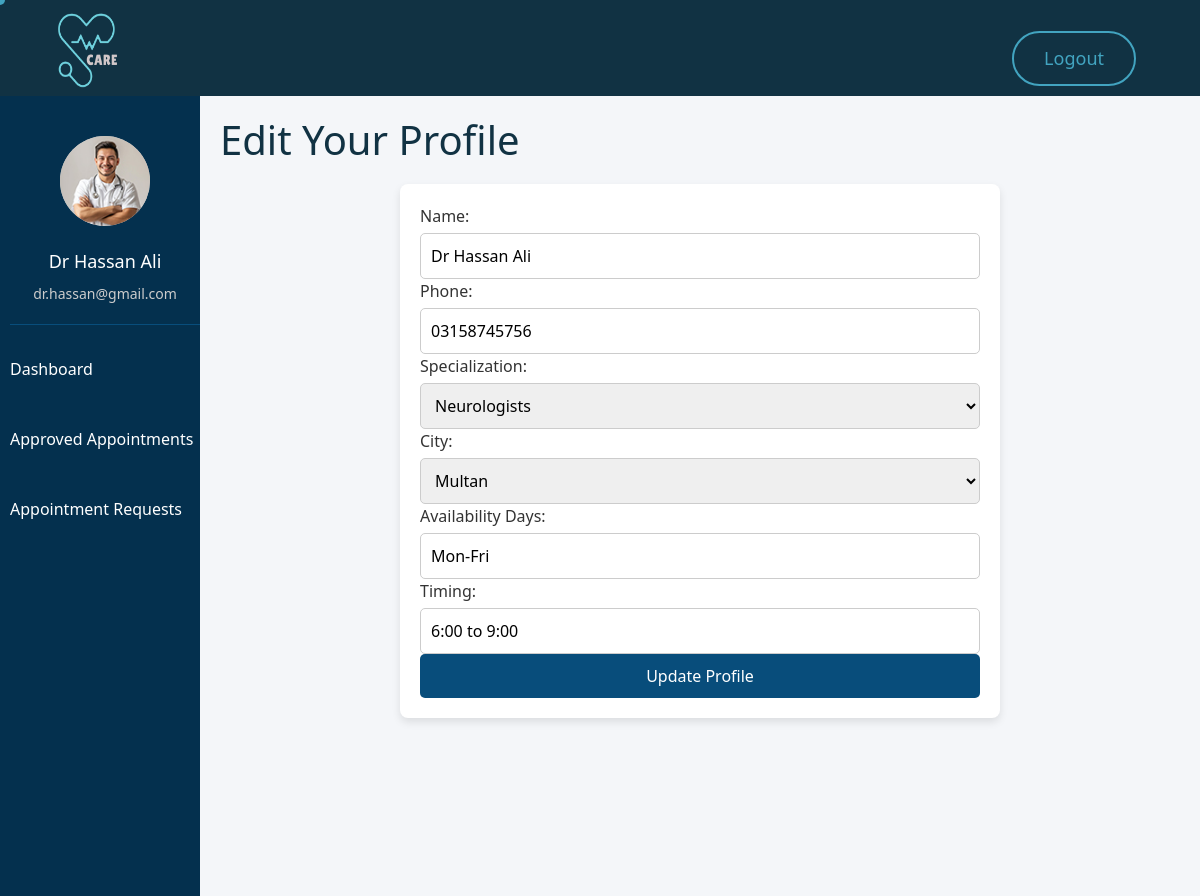
The app's page /doctor/edit_profile.php (signed in), older data.
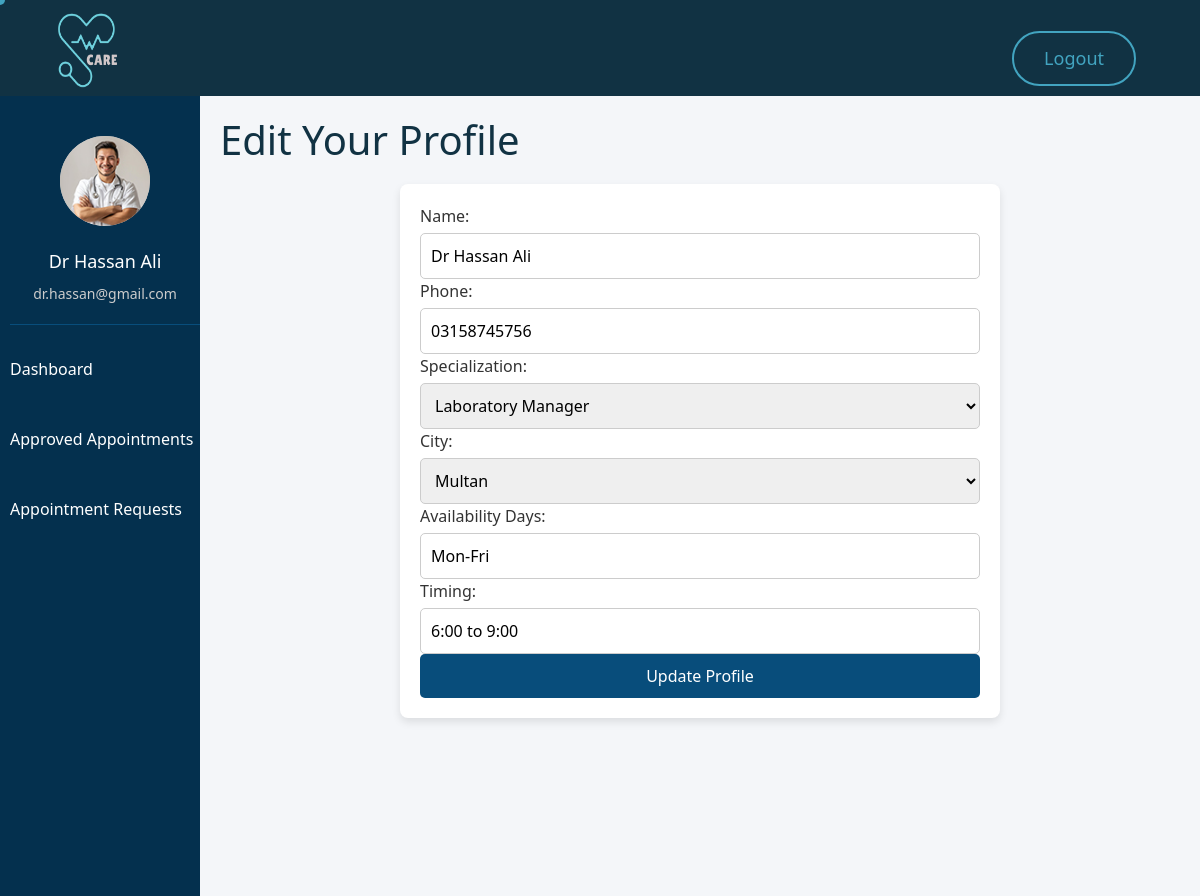
The same page, newer data.
### tables this page shows
CREATE TABLE `doctor_add` (
  `id` int(11) NOT NULL,
  `doctor_name` varchar(100) NOT NULL,
  `doctor_email` varchar(100) NOT NULL,
  `doctor_phone` varchar(15) NOT NULL,
  `doctor_days` varchar(100) DEFAULT NULL,
  `timing` varchar(100) DEFAULT NULL,
  `password` varchar(255) DEFAULT NULL,
  `file_name` varchar(255) DEFAULT NULL,
  `status` enum('pending','approved','rejected') NOT NULL DEFAULT 'pending',
  `created_at` timestamp NULL DEFAULT current_timestamp(),
  `city` int(11) DEFAULT NULL,
  `specialization_id` int(11) DEFAULT NULL
);

CREATE TABLE `specialization` (
  `sp_id` int(11) NOT NULL,
  `sp_name` varchar(100) NOT NULL
);

CREATE TABLE `city` (
  `city_id` int(11) NOT NULL,
  `city_name` varchar(50) NOT NULL
);

### doctor/edit_profile.php (the view, shortened to what this page needs)
<?php
require_once 'connection.php';
$doctor_email = $_SESSION['doctor'] ?? null;
$sql = "SELECT * FROM doctor_add WHERE doctor_email = ?";
$stmt = $con->prepare($sql);
$stmt->bind_param("s", $doctor_email);
$stmt->execute();
$result = $stmt->get_result();
$doctor = $result->fetch_assoc();
$specialization_result = $con->query("SELECT * FROM specialization");
$city_result = $con->query("SELECT * FROM city");
?>
<!DOCTYPE html>
<html lang="en">
<head>
    <link rel="stylesheet" href="css/layout.css">
    <?php include('mainlinks.php'); ?>
</head>
<body class="tt-magic-cursor">
<div id="magic-cursor">
</div>
    <?php include('linkheader.php'); ?>
    <div class="dashboard_container">
        <div class="dashboard_main">
            <?php include('side.php'); ?>
            <div class="dashboard_content_main">
                <div class="main-content">
                    <h1>Edit Your Profile</h1>
                    <div class="form-container">
                        <form action="" method="POST">
                            <div class="form-group">
                                <label for="doctor_name">Name:</label>
                                <input type="text" id="doctor_name" name="doctor_name" value="<?= htmlspecialchars($doctor['doctor_name']); ?>" required>
                            </div>
                            <div class="form-group">
                                <label for="doctor_phone">Phone:</label>
                                <input type="text" id="doctor_phone" name="doctor_phone" value="<?= htmlspecialchars($doctor['doctor_phone']); ?>" required>
                            </div>
                            <div class="form-group">
                                <label for="specialization_id">Specialization:</label>
                                <select id="specialization_id" name="specialization_id" required>
    <?php while ($specialization = $specialization_result->fetch_assoc()): ?>
        <option value="<?= htmlspecialchars($specialization['sp_id']); ?>" <?= $doctor['specialization_id'] == $specialization['sp_id'] ? 'selected' : ''; ?>>
            <?= htmlspecialchars($specialization['sp_name']); ?>
        </option>
    <?php endwhile; ?>
</select>
                            </div>
                            <div class="form-group">
                                <label for="city">City:</label>
                                <select id="city" name="city" required>
    <?php while ($city = $city_result->fetch_assoc()): ?>
        <option value="<?= htmlspecialchars($city['city_id']); ?>" <?= $doctor['city'] == $city['city_id'] ? 'selected' : ''; ?>>
            <?= htmlspecialchars($city['city_name']); ?>
        </option>
    <?php endwhile; ?>
</select>
                            </div>
                            <div class="form-group">
                                <label for="doctor_days">Availability Days:</label>
                                <input type="text" id="doctor_days" name="doctor_days" value="<?= htmlspecialchars($doctor['doctor_days']); ?>" required>
                            </div>
                            <div class="form-group">
                                <label for="timing">Timing:</label>
                                <input type="text" id="timing" name="timing" value="<?= htmlspecialchars($doctor['timing']); ?>" required>
                            </div>
                            <button type="submit" class="btn-submit">Update Profile</button>
                        </form>
                    </div>
                </div>
            </div>
        </div>
    </div>
</body>
</html>

### doctor/mainlinks.php (shortened to what this page needs)
<link href="../css/bootstrap.min.css" rel="stylesheet" media="screen">
<link href="../css/slicknav.min.css" rel="stylesheet">
<link rel="stylesheet" href="../css/swiper-bundle.min.css">
<link href="../css/all.css" rel="stylesheet" media="screen">
<link href="../css/animate.css" rel="stylesheet">
<link rel="stylesheet" href="../css/magnific-popup.css">
<link href="../css/custom.css" rel="stylesheet" media="screen">
   <link href="https://cdn.jsdelivr.net/npm/bootstrap@5.0.2/dist/css/bootstrap.min.css" rel="stylesheet">

### doctor/linkheader.php (shortened to what this page needs)
<header class="main-header">
		<div class="header-sticky">
			<nav class="navbar navbar-expand-lg">
				<div class="container">
					<div class="header-logo">
						<a class="navbar-brand" href="index.php">
						<img style=" width:70px; height : 80px;" src="images/new_care.png"  class="logo" alt="">
						</a>
					</div>
					<div class="collapse navbar-collapse main-menu">
                        <div class="nav-menu-wrapper">
                            <ul class="navbar-nav mr-auto" id="menu">
                                <li class="nav-item highlighted-menu"><a class="nav-link" href="logout.php">Logout</a></li>
                            </ul>
                        </div>
					</div>
				</div>
			</nav>
		</div>
	</header>

### doctor/side.php (shortened to what this page needs)
<div class="sidebar">
    <div class="profile-section">
    <img src="../<?= htmlspecialchars($doctor['file_name']); ?>" alt="Doctor Profile Image" class="profile-image">
        <h4><?php echo htmlspecialchars($doctor['doctor_name']); ?></h4>
        <p><?php echo htmlspecialchars($doctor['doctor_email']); ?></p>
    </div>
    <ul class="navbar-nav ms-auto mb-2 mb-lg-0">
        <li class="nav-item">
            <a class="nav-link active" aria-current="page" href="index.php">Dashboard</a>
        </li>
        <li class="nav-item">
            <a class="nav-link active" href="approved_appointments.php">Approved Appointments</a>
        </li>
        <li class="nav-item">
            <a class="nav-link active" href="doc_appointments.php">Appointment Requests</a>
        </li>
    </ul>
</div>

### doctor/css/layout.css (style rules this page uses)
.dashboard_container { display: flex; flex-direction: column; height: 100vh; overflow: hidden; }
.dashboard_main { display: flex; flex: 1; overflow: hidden; }
.dashboard_content_main { flex: 1; padding: 20px; background-color: #f4f6f9; overflow-y: auto; box-sizing: border-box; }

### css/custom.css (style rules this page uses)
:root { --body-background : #FFF7F4; --primary-color : #113243; --text-color : #191717eb; --accent-color : #42a4c0; --secondry-color : #FFFFFF; --transparent-color : #fffbfbcb; --transparent-secondry-color : #000000aa; --light-Background : #bcddf7; --light-accent-color : #113f56; --default-font : "Figtree", sans-serif;; }
body { font-family: var(--default-font); font-size: 16px; font-weight: 400; line-height: 1.5em; color: var(--text-color); background: var(--body-background); }
p { margin: 0; font-size: 18px; }
h1, h2, h3, h4, h5, h6 { font-weight: 600; color: var(--primary-color); line-height: 1.1em; margin :0; }
img { max-width: 100%; }
a { text-decoration: none; }
html, body { width: 100%; overflow-x: clip; }
.container { max-width: 1300px; }
.container, .container-fluid, .container-lg, .container-md, .container-sm, .container-xl, .container-xxl { padding-right: 15px; padding-left: 15px; }
#magic-cursor { position: absolute; width: 10px !important; height: 10px !important; pointer-events: none; z-index: 1000000; }
header.main-header { background-color: var(--primary-color); border-bottom: 1px solid var(--primary-color); position: relative; z-index: 100; }
header.main-header .header-sticky { position: relative; top: 0; z-index: 100; }
.navbar { padding: 20px 0; align-items: center; }
.navbar-brand { padding: 0; margin: 0; }
.main-menu .nav-menu-wrapper { flex: 1; text-align: end; }
.main-menu .nav-menu-wrapper > ul { align-items: center; display: inline-flex; }
.main-menu ul li { margin: 0 10px; position: relative; }
.main-menu ul li a { font-size: 18px; font-weight: 400; padding: 15px 10px !important; color: var(--secondry-color); text-transform: capitalize; transition: all 0.3s ease-in-out; }
.main-menu ul li.highlighted-menu a { font-size: 18px; font-weight: 500; border-radius: 100px; color: var(--accent-color); text-transform: capitalize; border: 2px solid var(--accent-color); padding: 12px 30px !important; transition: all 0.3s ease-in-out; position: relative; overflow: hidden; }
.main-menu ul li.highlighted-menu a::after { content: ''; position: absolute; width: 0; height: 104%; top: 50%; left: 50%; background: var(--secondry-color); opacity: 0; z-index: -1; transform: translateX(-51%) translateY(-51%); transition: all 0.4s; border-radius: 5px; }
.slicknav_menu ul { margin: 5px 0; }
.slicknav_nav .slicknav_row, .slicknav_nav li a { position: relative; font-size: 16px; font-weight: 400; text-transform: capitalize; padding: 10px 20px; color: var(--secondry-color); line-height: normal; margin: 0; border-radius: 0 !important; }

### doctor/edit_profile.php (style rules this page uses)
.form-container { max-width: 600px; margin: 20px auto; padding: 20px; background: #fff; border-radius: 8px; box-shadow: 0 4px 8px rgba(0, 0, 0, 0.1); }
.form-group label { font-size: 16px; color: #333; }
.form-group input, .form-group select { width: 100%; padding: 10px; margin-top: 5px; border: 1px solid #ccc; border-radius: 5px; }
.btn-submit { background-color: #084d7b; color: #fff; padding: 10px; width: 100%; border-radius: 5px ; cursor: pointer; transition: background-color 0.3s ease, transform 0.3s ease; border: #084d7b; }

### doctor/side.php (style rules this page uses)
.sidebar { width: 200px; background-color: #04304e; color: #fff; padding-top: 20px; height: 100%; overflow-y: auto; padding-left: 10px; box-shadow: 2px 0 5px rgba(0, 0, 0, 0.1); }
.sidebar a { display: block; padding: 12px 20px; color: #fff; text-decoration: none; font-size: 16px; margin-bottom: 12px; transition: background-color 0.3s, padding-left 0.3s; }
.sidebar .profile-section { text-align: center; padding: 20px 0; border-bottom: 1px solid #084d7b; margin-bottom: 20px; }
.sidebar .profile-section h4 { font-size: 18px; margin: 10px 0; color: #fff; }
.sidebar .profile-section p { font-size: 14px; color: #ccc; margin: 0; word-wrap: break-word; }
.sidebar .profile-image { width: 90px; height: 90px; border-radius: 50%; background-color: #ccc; object-fit: contain; margin-bottom: 15px; }
.navbar-nav { list-style-type: none; padding-left: 0; margin-top: 20px; }
.nav-item { margin-bottom: 10px; }

Row changes from the older to the newer data that the page shows:
changed doctor_add "Dr Hassan Ali": specialization_id "Neurologists" → "Laboratory Manager"
